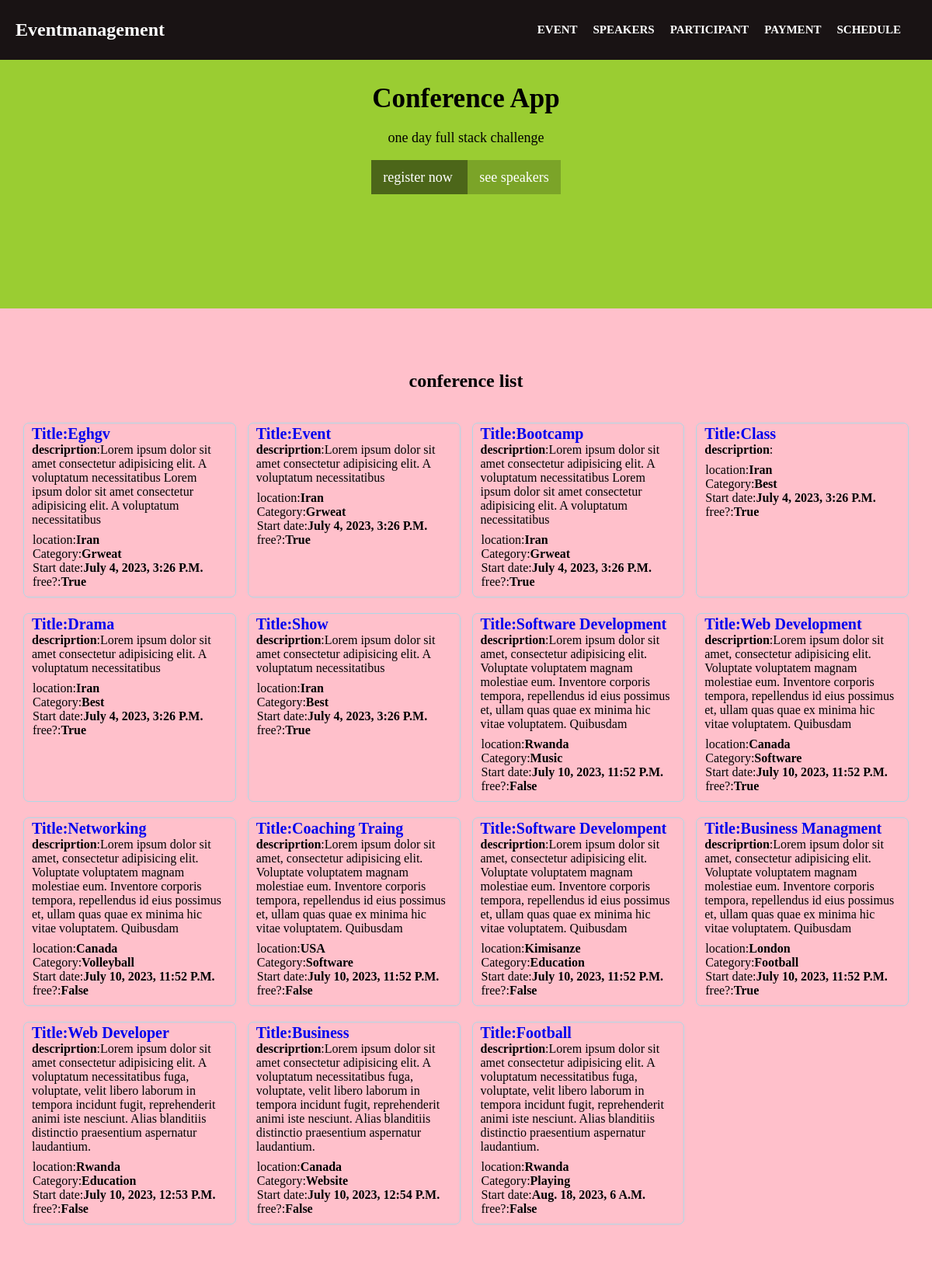
The page / (upper part) on the database its author committed.
### Event/models.py (models this page shows)
class Event(models.Model):
    title=models.CharField(max_length=200)
    description= models.TextField(null=True,blank=True)
    startdate = models.DateTimeField()
    enddate = models.DateTimeField()
    location = models.CharField(max_length=200)
    category = models.ForeignKey(Category, on_delete=models.CASCADE)
    isfree = models.BooleanField()

class Category(models.Model):
    name = models.CharField(max_length=100)
    class Meta:
        verbose_name = 'Category'
        verbose_name_plural = 'Categories'
    def __str__(self):
        return self.name

### Event/views.py (the view)
# urls.py: path('', views.index, name='index'),
def index(request):
    events = Event.objects.all()[:15]
    speakers =Speaker.objects.all()[:15]
    schedules = Schedule.objects.all()[:15]
    context = {'events':events,
               'speakers':speakers,
               'schedules':schedules
               }
    return render(request, 'index.html',context)

### templates/index.html (shortened to what this page needs)
<!DOCTYPE html>
<html>
  <head>
    {% load static%}
    <link rel="stylesheet" href="{% static 'style.css' %}" />
  </head>
  <body>
    <nav>
      <div class="logo"><h1>Eventmanagement</h1></div>
      <ul>
        <li><a href="#event">Event</a></li>
        <li><a href="#speakers">speakers</a></li>
        <li><a href="/participant/">participant</a></li>
        <li><a href="/payment/">payment</a></li>
        <li><a href="#schedule">schedule</a></li>
      </ul>
    </nav>
    <div class="text-center thumb-nail">
      <h1>conference app</h1>
      <p>one day full stack challenge</p>
      <div class="desc">
     <a  href="/register/" class="btn-register">
          register now
        </a>
        <a  href="#speakers" class="btn-speaker">
          see speakers
        </a>
      </div>
    </div>
    <div class="main">
      <h2 class="text-center">conference list</h2>
      <div class="event-container" id="event">
        {%for event in events%}
        <div class="event-content">
          <a href="/event/{{ event.title }}/"
            ><h1 class="h1-event">title:{{event.title}}</h1></a
          >
          <p><span class="bold">descriprtion</span>:{{ event.description }}</p>
          <div class="event-desc">
            <p>location:<span>{{ event.location }}</span></p>
            <p>Category:<span>{{ event.category }}</span></p>
            <p>Start date:<span>{{ event.startdate }}</span></p>
            <p>free?:<span>{{event.isfree }}</span></p>
          </div>
        </div>
        {%endfor%}
      </div>
    </div>
  </body>
</html>

### Eventmanagement/static/css/style.css (style rules this page uses)
body { background-color: pink; }

### templates/index.html (style rules this page uses)
* { padding: 0; margin: 0; box-sizing: border-box; }
a { text-decoration: none; }
nav { display: flex; align-items: center; justify-content: space-between; padding: 25px 20px; color: white; box-shadow: 0 0 10px rgba(0, 0, 0, 0.3); z-index: 1000; background-color: rgba(0, 0, 0, 0.9); }
nav ul { display: flex; list-style-type: none; }
nav ul li { margin-right: 20px; text-transform: uppercase; font-weight: bold; font-size: 15px; }
nav ul li a { text-decoration: none; color: white; }
.text-center { text-align: center; }
.main { padding: 80px 30px; }
.event-container { display: grid; grid-template-columns: repeat(auto-fit, minmax(260px, 1fr)); grid-column-gap: 15px; grid-row-gap: 20px; margin-top: 40px; }
.h1-event { font-size: 20px; font-weight: 600; text-transform: capitalize; }
.event-content { border: 1px solid lightblue; border-radius: 7px; padding: 2px 10px; }
.event-desc { display: flex; flex-direction: column; margin: 8px 1px; }
.event-desc span { font-weight: bold; text-transform: capitalize; }
.bold { font-weight: bold; }
.btn-register { padding: 12px 15px; background: rgba(0, 0, 0, 0.5); color: white; text-decoration: none; width: 200px; margin-top: 20px; font-size: 18px; }
.thumb-nail { background: yellowgreen; height: 40vh; padding: 30px 8px; }
.thumb-nail h1 { font-size:35px; text-transform: capitalize; }
.thumb-nail p { font-size: 18px; margin-top: 20px; }
.desc { padding: 30px 2px; }
.btn-speaker { padding: 12px 15px; background: rgba(0, 0, 0, 0.2); color: white; text-decoration: none; width: 200px; margin-top: 20px; font-size: 18px; }

### rows shown on the page
Event: title "Eghgv", description "Lorem ipsum dolor sit amet consectetur adipisicing elit. A voluptatum necessitatibus Lorem ipsum dolor sit amet consectetur adipisicing elit. A voluptatum necessitatibus", location "Iran", category "Grweat", startdate "July 4, 2023, 3:26 P.m.", isfree "True"
Event: title "Event", description "Lorem ipsum dolor sit amet consectetur adipisicing elit. A voluptatum necessitatibus", location "Iran", category "Grweat", startdate "July 4, 2023, 3:26 P.m.", isfree "True"
Event: title "Bootcamp", description "Lorem ipsum dolor sit amet consectetur adipisicing elit. A voluptatum necessitatibus Lorem ipsum dolor sit amet consectetur adipisicing elit. A voluptatum necessitatibus", location "Iran", category "Grweat", startdate "July 4, 2023, 3:26 P.m.", isfree "True"
Event: title "Class", location "Iran", category "Best", startdate "July 4, 2023, 3:26 P.m.", isfree "True"
Event: title "Drama", description "Lorem ipsum dolor sit amet consectetur adipisicing elit. A voluptatum necessitatibus", location "Iran", category "Best", startdate "July 4, 2023, 3:26 P.m.", isfree "True"
Event: title "Show", description "Lorem ipsum dolor sit amet consectetur adipisicing elit. A voluptatum necessitatibus", location "Iran", category "Best", startdate "July 4, 2023, 3:26 P.m.", isfree "True"
Event: title "Software Development", description "Lorem ipsum dolor sit amet, consectetur adipisicing elit. Voluptate voluptatem magnam molestiae eum. Inventore corporis tempora, repellendus id eius possimus et, ullam quas quae ex minima hic vitae voluptatem. Quibusdam", location "Rwanda", category "Music", startdate "July 10, 2023, 11:52 P.m.", isfree "False"
Event: title "Web Development", description "Lorem ipsum dolor sit amet, consectetur adipisicing elit. Voluptate voluptatem magnam molestiae eum. Inventore corporis tempora, repellendus id eius possimus et, ullam quas quae ex minima hic vitae voluptatem. Quibusdam", location "Canada", category "Software", startdate "July 10, 2023, 11:52 P.m.", isfree "True"
Event: title "Networking", description "Lorem ipsum dolor sit amet, consectetur adipisicing elit. Voluptate voluptatem magnam molestiae eum. Inventore corporis tempora, repellendus id eius possimus et, ullam quas quae ex minima hic vitae voluptatem. Quibusdam", location "Canada", category "Volleyball", startdate "July 10, 2023, 11:52 P.m.", isfree "False"
Event: title "Coaching Traing", description "Lorem ipsum dolor sit amet, consectetur adipisicing elit. Voluptate voluptatem magnam molestiae eum. Inventore corporis tempora, repellendus id eius possimus et, ullam quas quae ex minima hic vitae voluptatem. Quibusdam", location "USA", category "Software", startdate "July 10, 2023, 11:52 P.m.", isfree "False"
Event: title "Software Develompent", description "Lorem ipsum dolor sit amet, consectetur adipisicing elit. Voluptate voluptatem magnam molestiae eum. Inventore corporis tempora, repellendus id eius possimus et, ullam quas quae ex minima hic vitae voluptatem. Quibusdam", location "Kimisanze", category "Education", startdate "July 10, 2023, 11:52 P.m.", isfree "False"
Event: title "Business Managment", description "Lorem ipsum dolor sit amet, consectetur adipisicing elit. Voluptate voluptatem magnam molestiae eum. Inventore corporis tempora, repellendus id eius possimus et, ullam quas quae ex minima hic vitae voluptatem. Quibusdam", location "London", category "Football", startdate "July 10, 2023, 11:52 P.m.", isfree "True"
Event: title "Web Developer", description "Lorem ipsum dolor sit amet consectetur adipisicing elit. A voluptatum necessitatibus fuga, voluptate, velit libero laborum in tempora incidunt fugit, reprehenderit animi iste nesciunt. Alias blanditiis distinctio praesentium aspernatur laudantium.", location "Rwanda", category "Education", startdate "July 10, 2023, 12:53 P.m.", isfree "False"
Event: title "Business", description "Lorem ipsum dolor sit amet consectetur adipisicing elit. A voluptatum necessitatibus fuga, voluptate, velit libero laborum in tempora incidunt fugit, reprehenderit animi iste nesciunt. Alias blanditiis distinctio praesentium aspernatur laudantium.", location "Canada", category "Website", startdate "July 10, 2023, 12:54 P.m.", isfree "False"
Event: title "Football", description "Lorem ipsum dolor sit amet consectetur adipisicing elit. A voluptatum necessitatibus fuga, voluptate, velit libero laborum in tempora incidunt fugit, reprehenderit animi iste nesciunt. Alias blanditiis distinctio praesentium aspernatur laudantium.", location "Rwanda", category "Playing", startdate "Aug. 18, 2023, 6 A.m.", isfree "False"
